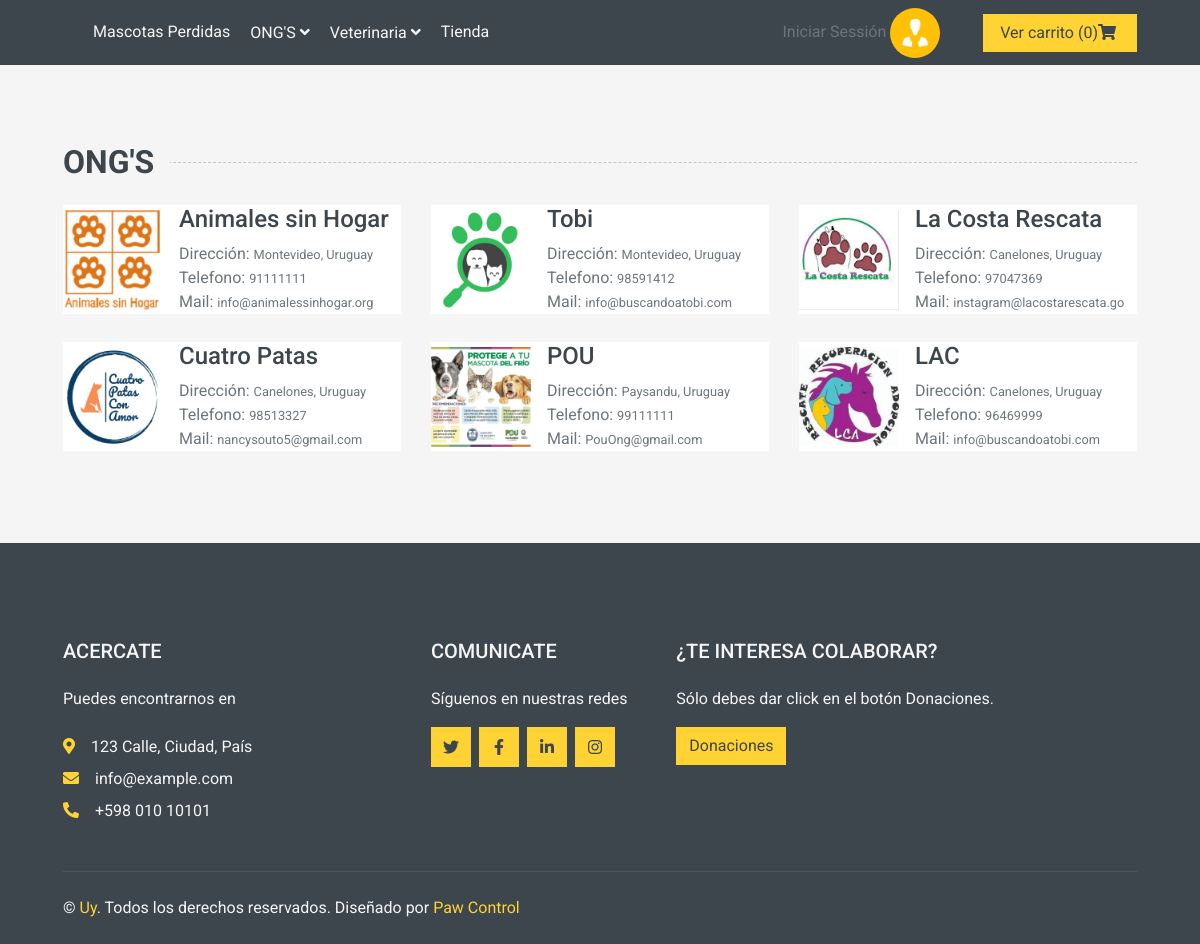
Before: /View/Ong.php with the older database file.
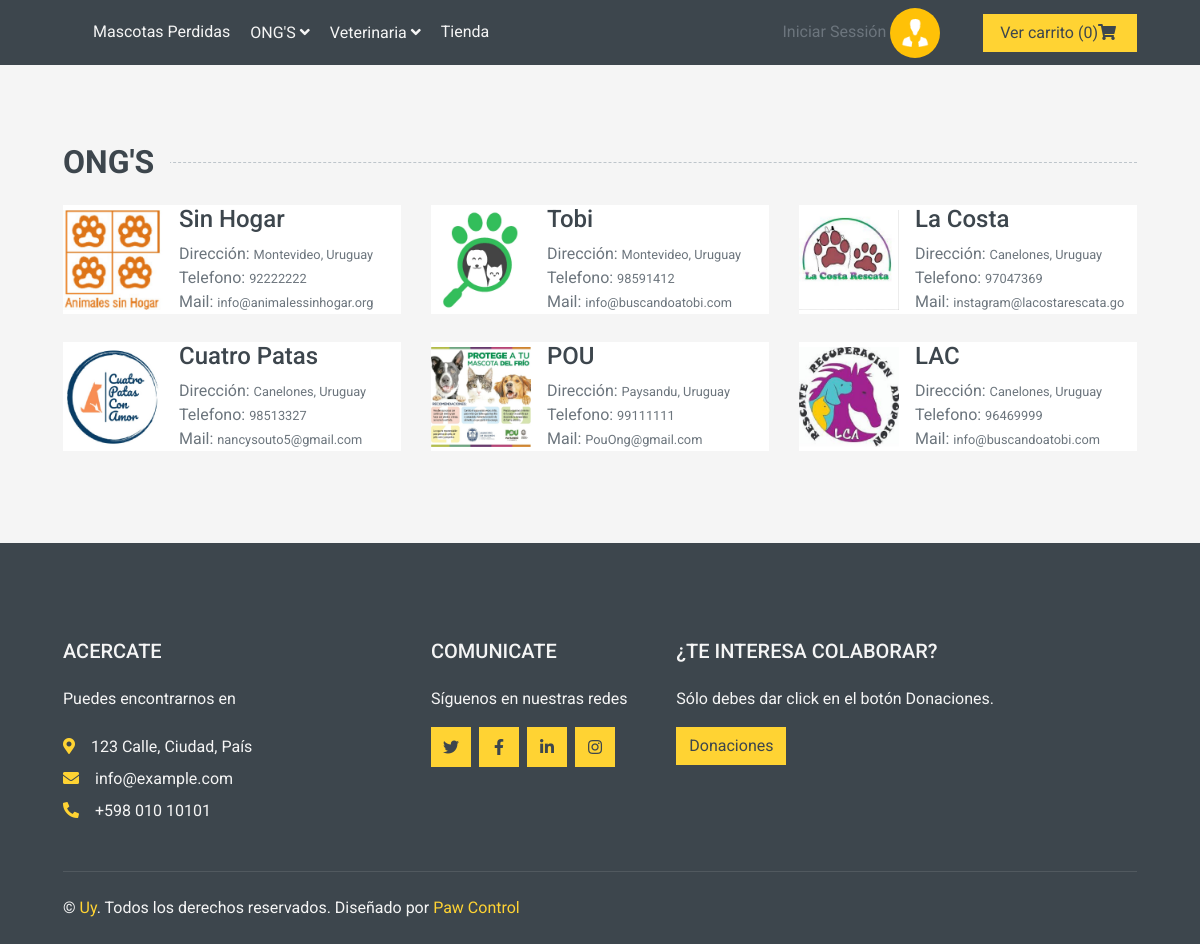
After: the same page with the newer database file.
### tables this page shows
CREATE TABLE `usuario` (
  `codigo` varchar(200) NOT NULL,
  `pass` varchar(200) NOT NULL,
  `nombre` varchar(200) NOT NULL,
  `telefono` int(11) NOT NULL,
  `direccion` varchar(200) NOT NULL,
  `mail` varchar(200) NOT NULL,
  `img` varchar(200) DEFAULT NULL,
  `rol` int(11) NOT NULL
);

### View/Ong.php (the view, shortened to what this page needs)
<?php
$db = new Conexion();
$con = $db->conectar();
$consulta = "SELECT * FROM usuario WHERE rol ='3'";
$resultado = mysqli_query($con, $consulta);
?>
<html lang="es">
<head>
    <link href="https://cdnjs.cloudflare.com/ajax/libs/font-awesome/5.10.0/css/all.min.css" rel="stylesheet">
    <link href="lib/animate/animate.min.css" rel="stylesheet">
    <link href="lib/owlcarousel/assets/owl.carousel.min.css" rel="stylesheet">
    <link href="../Css/style.css" rel="stylesheet">
</head>
<body>
    <?php include "BarrasYLibrerias/BarraNavegacion.php"; ?>
    <div class="container-fluid pt-5">
        <h2 class="section-title position-relative text-uppercase mx-xl-5 mb-4"><span class="bg-secondary pr-3">ONG'S</span></h2>
        <div class="row px-xl-5 pb-3">
            <?php foreach ($resultado as $row) { ?>
                <div class="col-lg-4 col-md-4 col-sm-6 pb-1">
                    <a class="text-decoration-none" href="">
                        <div class="cat-item d-flex align-items-center mb-4">
                            <div class="overflow-hidden" style="width: 100px; height: 100px;">
                                <img class="img-fluid" src="<?php echo substr($row['img'], 3) ?>" alt="">
                            </div>
                            <div class="flex-fill pl-3">
                                <h4><?php echo $row['nombre']; ?></h4>
                                <div class="text-body">Dirección: <small> <?php echo $row['direccion']; ?></small></div>
                                <div class="text-body">Telefono:  <small> <?php echo $row['telefono']; ?></small></div>
                                <div class="text-body">Mail:  <small> <?php echo $row['mail']; ?></small></div>
                            </div>
                        </div>
                    </a>
                </div>
            <?php } ?>
        </div>
    </div>
    <?php
    include "BarrasYLibrerias/Footer.php";
    ?>
</body>
</html>

Changed rows visible on the page:
changed usuario "info@animalessinhogar.org": nombre "Animales sin Hogar" → "Sin Hogar"; telefono "91111111" → "92222222"
changed usuario "instagram@lacostarescata.go": nombre "La Costa Rescata" → "La Costa"
